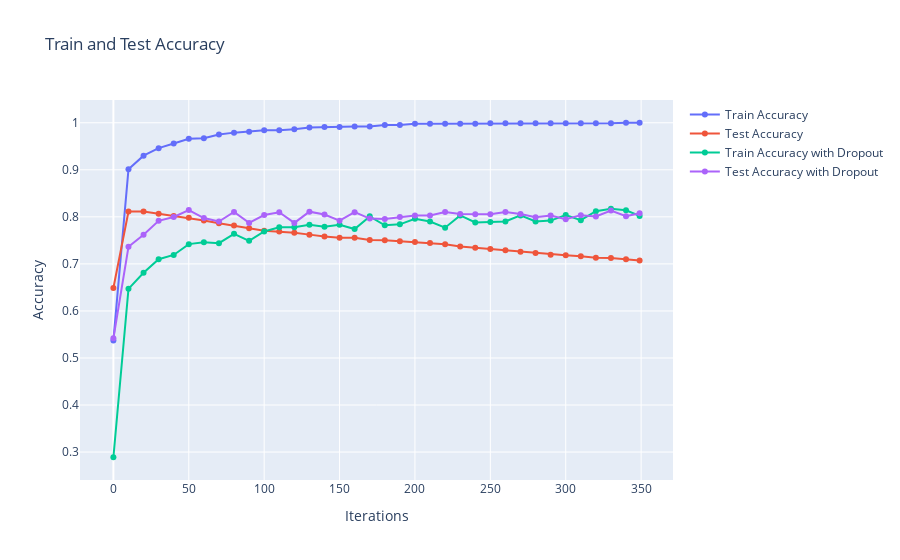

Source (notebook cell):
### Code cell
# Load the MNIST dataset
(x_train, y_train), (x_test, y_test) = mnist.load_data()

# Preprocess the training data
train_images = x_train[0:1000].reshape(1000, 28*28) / 255
train_labels = np.zeros((len(y_train[0:1000]), 10))
for i, l in enumerate(y_train[0:1000]):
    train_labels[i][l] = 1

# Assign labels to one_hot_labels
labels = train_labels

# Preprocess the test data
test_images = x_test.reshape(len(x_test), 28*28) / 255
test_labels = np.zeros((len(y_test), 10))
for i, l in enumerate(y_test):
    test_labels[i][l] = 1

np.random.seed(1)
relu = lambda x: (x >= 0) * x
relu2deriv = lambda x: x >= 0

alpha, iterations, hidden_size, pixels_per_image, num_labels = (0.005, 350, 40, 784, 10)
weights_0_1 = 0.2*np.random.random((pixels_per_image, hidden_size)) - 0.1
weights_1_2 = 0.2*np.random.random((hidden_size, num_labels)) - 0.1

train_acc_list_dropout = {}
test_acc_list_dropout = {}

for j in range(iterations):
    error, correct_cnt = (0.0, 0)
    for i in range(len(train_images)):
        layer_0 = train_images[i:i+1]
        layer_1 = relu(np.dot(layer_0, weights_0_1))
        dropout_mask = np.random.randint(2, size=layer_1.shape)
        layer_1 *= dropout_mask * 2
        layer_2 = np.dot(layer_1, weights_1_2)

        error += np.sum((labels[i:i+1] - layer_2) ** 2)
        correct_cnt += int(np.argmax(layer_2) == np.argmax(labels[i:i+1]))

        layer_2_delta = (labels[i:i+1] - layer_2)
        layer_1_delta = layer_2_delta.dot(weights_1_2.T)*relu2deriv(layer_1)
        layer_1_delta *= dropout_mask

        weights_1_2 += alpha * layer_1.T.dot(layer_2_delta)
        weights_0_1 += alpha * layer_0.T.dot(layer_1_delta)

    sys.stdout.write("\r" + \
                     " I:" + str(j) + \
                     " Error:" + str(error/float(len(train_images)))[0:5] + \
                     " Correct:" + str(correct_cnt/float(len(train_images))))
    if (j % 10 == 0 or j == iterations-1):
        train_acc_list_dropout[j] = correct_cnt/float(len(train_images))
        error, correct_cnt = (0.0, 0)
        for i in range(len(test_images)):
            layer_0 = test_images[i:i+1]
            layer_1 = relu(np.dot(layer_0, weights_0_1))
            layer_2 = np.dot(layer_1, weights_1_2)

            error += np.sum((test_labels[i:i+1] - layer_2) ** 2)
            correct_cnt += int(np.argmax(layer_2) == np.argmax(test_labels[i:i+1]))
        sys.stdout.write(" Test-Err:" + str(error/float(len(test_images)))[0:5] + \
                         " Test-Acc:" + str(correct_cnt/float(len(test_images))) + "\n")
        test_acc_list_dropout[j] = correct_cnt/float(len(test_images))


# draw the graph in the end of the training and testing accuracy in plotly
fig = go.Figure()
fig.add_trace(go.Scatter(x=list(train_acc_list.keys()), y=list(train_acc_list.values()), mode='lines+markers', name='Train Accuracy'))
fig.add_trace(go.Scatter(x=list(test_acc_list.keys()), y=list(test_acc_list.values()), mode='lines+markers', name='Test Accuracy'))
fig.add_trace(go.Scatter(x=list(train_acc_list_dropout.keys()), y=list(train_acc_list_dropout.values()), mode='lines+markers', name='Train Accuracy with Dropout'))
fig.add_trace(go.Scatter(x=list(test_acc_list_dropout.keys()), y=list(test_acc_list_dropout.values()), mode='lines+markers', name='Test Accuracy with Dropout'))
fig.update_layout(title='Train and Test Accuracy', xaxis_title='Iterations', yaxis_title='Accuracy')
fig.show()

### Figure 1 — Plotly figure (JSON) as saved in the notebook; plotly's stock layout.template omitted (floating-point values rounded to 4 significant figures)
{"data": [{"mode": "lines+markers", "name": "Train Accuracy", "type": "scatter", "x": [0, 10, 20, 30, 40, 50, 60, 70, 80, 90, 100, 110, 120, 130, 140, 150, 160, 170, 180, 190, 200, 210, 220, 230, 240, 250, 260, 270, 280, 290, 300, 310, 320, 330, 340, 349], "y": [0.537, 0.901, 0.93, 0.946, 0.956, 0.966, 0.967, 0.975, 0.979, 0.981, 0.984, 0.984, 0.986, 0.99, 0.991, 0.991, 0.992, 0.992, 0.995, 0.995, 0.998, 0.998, 0.998, 0.998, 0.998, 0.999, 0.999, 0.999, 0.999, 0.999, 0.999, 0.999, 0.999, 0.999, 1, 1]}, {"mode": "lines+markers", "name": "Test Accuracy", "type": "scatter", "x": [0, 10, 20, 30, 40, 50, 60, 70, 80, 90, 100, 110, 120, 130, 140, 150, 160, 170, 180, 190, 200, 210, 220, 230, 240, 250, 260, 270, 280, 290, 300, 310, 320, 330, 340, 349], "y": [0.6488, 0.8114, 0.8111, 0.8066, 0.8019, 0.7982, 0.7921, 0.7864, 0.7817, 0.7758, 0.7706, 0.7686, 0.766, 0.7622, 0.758, 0.7558, 0.7553, 0.751, 0.7505, 0.7482, 0.7464, 0.7446, 0.7416, 0.7372, 0.7344, 0.7316, 0.729, 0.7259, 0.723, 0.7196, 0.7183, 0.7165, 0.7133, 0.7125, 0.71, 0.7073]}, {"mode": "lines+markers", "name": "Train Accuracy with Dropout", "type": "scatter", "x": [0, 10, 20, 30, 40, 50, 60, 70, 80, 90, 100, 110, 120, 130, 140, 150, 160, 170, 180, 190, 200, 210, 220, 230, 240, 250, 260, 270, 280, 290, 300, 310, 320, 330, 340, 349], "y": [0.289, 0.647, 0.681, 0.71, 0.719, 0.742, 0.746, 0.744, 0.764, 0.749, 0.769, 0.778, 0.778, 0.783, 0.779, 0.783, 0.774, 0.801, 0.782, 0.784, 0.796, 0.79, 0.777, 0.803, 0.788, 0.789, 0.79, 0.803, 0.79, 0.792, 0.804, 0.793, 0.812, 0.817, 0.814, 0.802]}, {"mode": "lines+markers", "name": "Test Accuracy with Dropout", "type": "scatter", "x": [0, 10, 20, 30, 40, 50, 60, 70, 80, 90, 100, 110, 120, 130, 140, 150, 160, 170, 180, 190, 200, 210, 220, 230, 240, 250, 260, 270, 280, 290, 300, 310, 320, 330, 340, 349], "y": [0.5418, 0.7365, 0.7621, 0.7915, 0.7998, 0.8145, 0.7974, 0.7901, 0.8105, 0.7871, 0.8039, 0.8099, 0.7871, 0.811, 0.8049, 0.7918, 0.81, 0.7963, 0.7955, 0.7997, 0.803, 0.8031, 0.8102, 0.8058, 0.8055, 0.8053, 0.8102, 0.8062, 0.7991, 0.8028, 0.7949, 0.8036, 0.8008, 0.8134, 0.8012, 0.8078]}], "layout": {"title": {"text": "Train and Test Accuracy"}, "xaxis": {"title": {"text": "Iterations"}}, "yaxis": {"title": {"text": "Accuracy"}}}}
